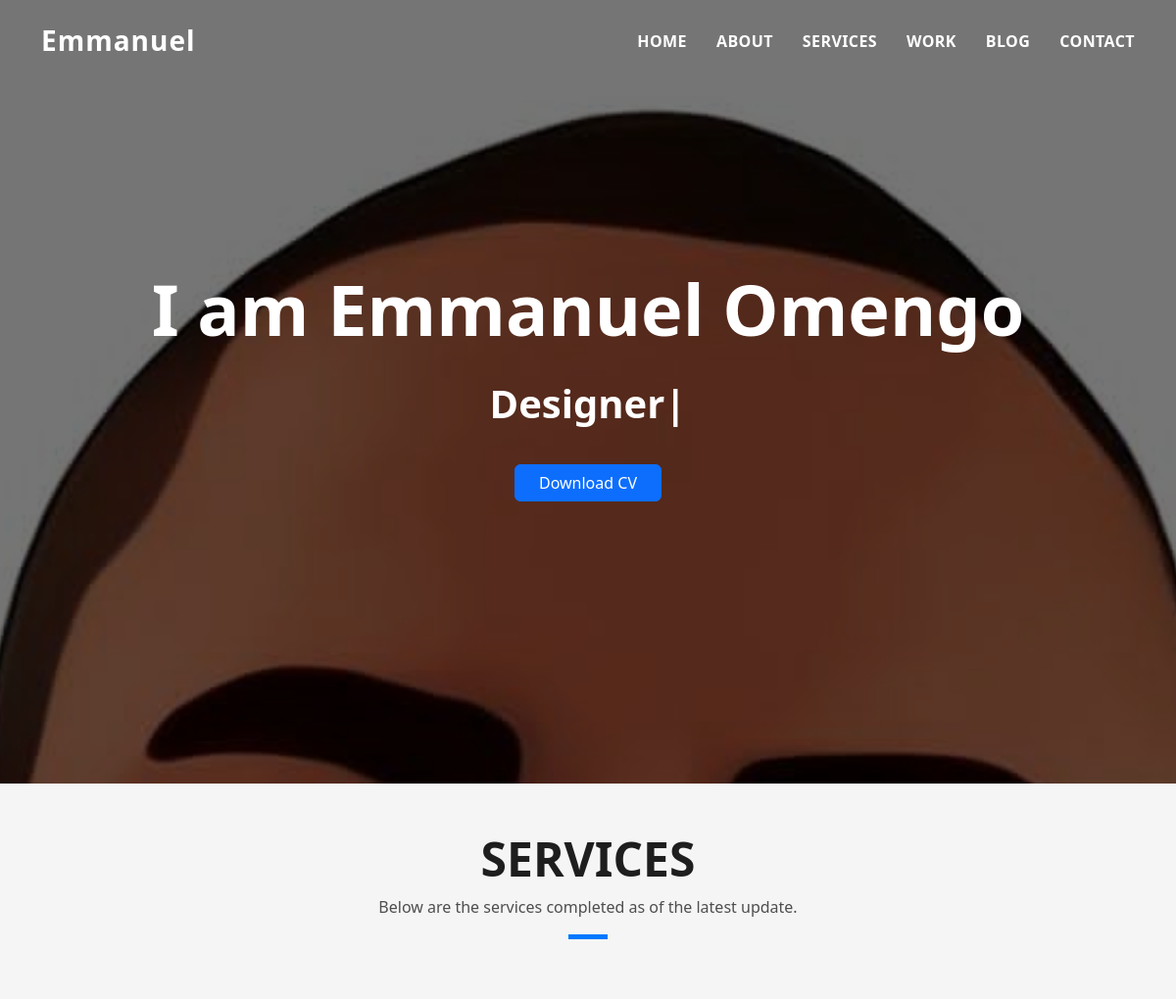
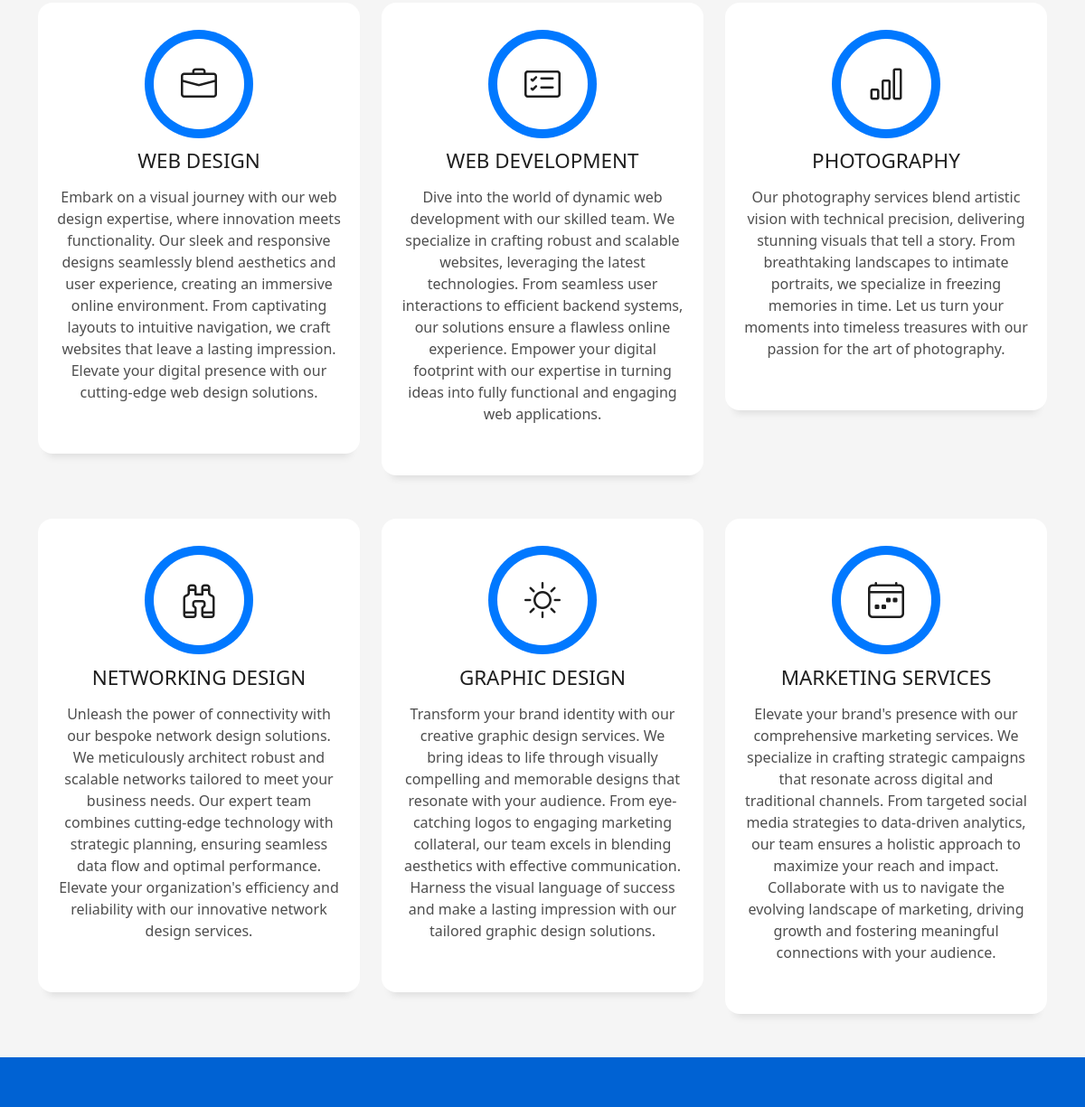
/services, run on the app's committed database (2 pictures, top to bottom).
### resume/models.py (models this page shows, shortened)
class servicess(models.Model):
    Web_Design_Description = models.CharField(max_length=2000, null=False, blank=False)
    Web_Development_Description = models.CharField(max_length=2000, null=False, blank=False)
    Photography_Description = models.CharField(max_length=2000, null=False, blank=False)
    Network_Design_Description = models.CharField(max_length=2000, null=False, blank=False)
    Graphic_Design_Description = models.CharField(max_length=2000, null=False, blank=False)
    Marketig_Services_Description = models.CharField(max_length=2000, null=False, blank=False)

### resume/views.py (the view)
# urls.py: path('services', views.services, name="services"),
def services(request):
    service = servicess.objects.all()
    return render(request, 'services.html', {'service': service})

### resume/templates/services.html (shortened to what this page needs)
{% extends 'layout.html' %}
{% load static %}
{% block body %}
 <main id="main">
 {% for s in service %}
    <section id="services" class="services-mf pt-5 route">
      <div class="container">
        <div class="row">
          <div class="col-sm-12">
            <div class="title-box text-center">
              <h3 class="title-a">
                Services
              </h3>
              <p class="subtitle-a">
                Below are the services completed as of the latest update.
              </p>
              <div class="line-mf"></div>
            </div>
          </div>
        </div>
        <div class="row">
          <div class="col-md-4">
            <div class="service-box">
              <div class="service-ico">
                <span class="ico-circle"><i class="bi bi-briefcase"></i></span>
              </div>
              <div class="service-content">
                <h2 class="s-title">Web Design</h2>
                <p class="s-description text-center">
                  {{ s.Web_Design_Description }}
                </p>
              </div>
            </div>
          </div>
          <div class="col-md-4">
            <div class="service-box">
              <div class="service-ico">
                <span class="ico-circle"><i class="bi bi-card-checklist"></i></span>
              </div>
              <div class="service-content">
                <h2 class="s-title">Web Development</h2>
                <p class="s-description text-center">
                  {{ s.Web_Development_Description }}
                </p>
              </div>
            </div>
          </div>
          <div class="col-md-4">
            <div class="service-box">
              <div class="service-ico">
                <span class="ico-circle"><i class="bi bi-bar-chart"></i></span>
              </div>
              <div class="service-content">
                <h2 class="s-title">Photography</h2>
                <p class="s-description text-center">
                  {{ s.Photography_Description }}
                </p>
              </div>
            </div>
          </div>
          <div class="col-md-4">
            <div class="service-box">
              <div class="service-ico">
                <span class="ico-circle"><i class="bi bi-binoculars"></i></span>
              </div>
              <div class="service-content">
                <h2 class="s-title">Networking Design</h2>
                <p class="s-description text-center">
                  {{ s.Network_Design_Description }}
                </p>
              </div>
            </div>
          </div>
          <div class="col-md-4">
            <div class="service-box">
              <div class="service-ico">
                <span class="ico-circle"><i class="bi bi-brightness-high"></i></span>
              </div>
              <div class="service-content">
                <h2 class="s-title">Graphic Design</h2>
                <p class="s-description text-center">
                  {{ s.Graphic_Design_Description }}
                </p>
              </div>
            </div>
          </div>
          <div class="col-md-4">
            <div class="service-box">
              <div class="service-ico">
                <span class="ico-circle"><i class="bi bi-calendar4-week"></i></span>
              </div>
              <div class="service-content">
                <h2 class="s-title">Marketing Services</h2>
                <p class="s-description text-center">
                {{ s.Marketig_Services_Description }}
                </p>
              </div>
            </div>
          </div>
        </div>
      </div>
    </section>
 {% endfor %}
 </main>
  <footer>
    <div class="container">
      <div class="row">
        <div class="col-sm-12">
        </div>
      </div>
    </div>
  </footer>
</body>
</html>
{% endblock %}

### resume/static/css/style.css (style rules this page uses)
body { background-color: #f5f5f5; color: #4e4e4e; }
h1, h2, h3, h4, h5, h6 { color: #1e1e1e; }
.box-shadow, .card-blog, .work-box, .service-box, .paralax-mf { box-shadow: 0 13px 8px -10px rgba(0, 0, 0, 0.1); }
.title-box { margin-bottom: 4rem; }
.title-a { text-decoration: none; font-size: 3rem; font-weight: bold; text-transform: uppercase; }
.subtitle-a { text-decoration: none; color: #4e4e4e; }
.line-mf { width: 40px; height: 5px; background-color: #0078ff; margin: 0 auto; }
.ico-circle { height: 100px; width: 100px; font-size: 2rem; border-radius: 50%; line-height: 1.55; margin: 0 auto; text-align: center; box-shadow: 0 0 0 10px #0078ff; display: block; }
.service-box { background-color: #fff; padding: 2.5rem 1.3rem; border-radius: 1rem; margin-bottom: 3rem; text-align: center; }
.service-box .service-ico { margin-bottom: 1rem; color: #1e1e1e; }
.service-box .ico-circle { transition: all 500ms ease; display: inline-flex; align-items: center; justify-content: center; }
.service-box .ico-circle i { line-height: 0; font-size: 40px; }
.service-box .s-title { font-size: 1.4rem; text-transform: uppercase; text-align: center; padding: 0.4rem 0; }
.service-box .s-description { color: #4e4e4e; }
footer { text-align: center; color: #fff; padding: 25px 0; background: #0062d3; }

### data on the page
servicess: Web_Design_Description "Embark on a visual journey with our web design expertise, where innovation meets functionality. Our sleek and responsive designs seamlessly blend aesthetics and user experience, creating an immersive online environment. From captivating layouts to intuitive navigation, we craft websites that leave a lasting impression. Elevate your digital presence with our cutting-edge web design solutions.", Web_Development_Description "Dive into the world of dynamic web development with our skilled team. We specialize in crafting robust and scalable websites, leveraging the latest technologies. From seamless user interactions to efficient backend systems, our solutions ensure a flawless online experience. Empower your digital footprint with our expertise in turning ideas into fully functional and engaging web applications.", Photography_Description "Our photography services blend artistic vision with technical precision, delivering stunning visuals that tell a story. From breathtaking landscapes to intimate portraits, we specialize in freezing memories in time. Let us turn your moments into timeless treasures with our passion for the art of photography.", Network_Design_Description "Unleash the power of connectivity with our bespoke network design solutions. We meticulously architect robust and scalable networks tailored to meet your business needs. Our expert team combines cutting-edge technology with strategic planning, ensuring seamless data flow and optimal performance. Elevate your organization's efficiency and reliability with our innovative network design services.", Graphic_Design_Description "Transform your brand identity with our creative graphic design services. We bring ideas to life through visually compelling and memorable designs that resonate with your audience. From eye-catching logos to engaging marketing collateral, our team excels in blending aesthetics with effective communication. Harness the visual language of success and make a lasting impression with our tailored graphic design solutions.", Marketig_Services_Description "Elevate your brand's presence with our comprehensive marketing services. We specialize in crafting strategic campaigns that resonate across digital and traditional channels. From targeted social media strategies to data-driven analytics, our team ensures a holistic approach to maximize your reach and impact. Collaborate with us to navigate the evolving landscape of marketing, driving growth and fostering meaningful connections with your audience."
